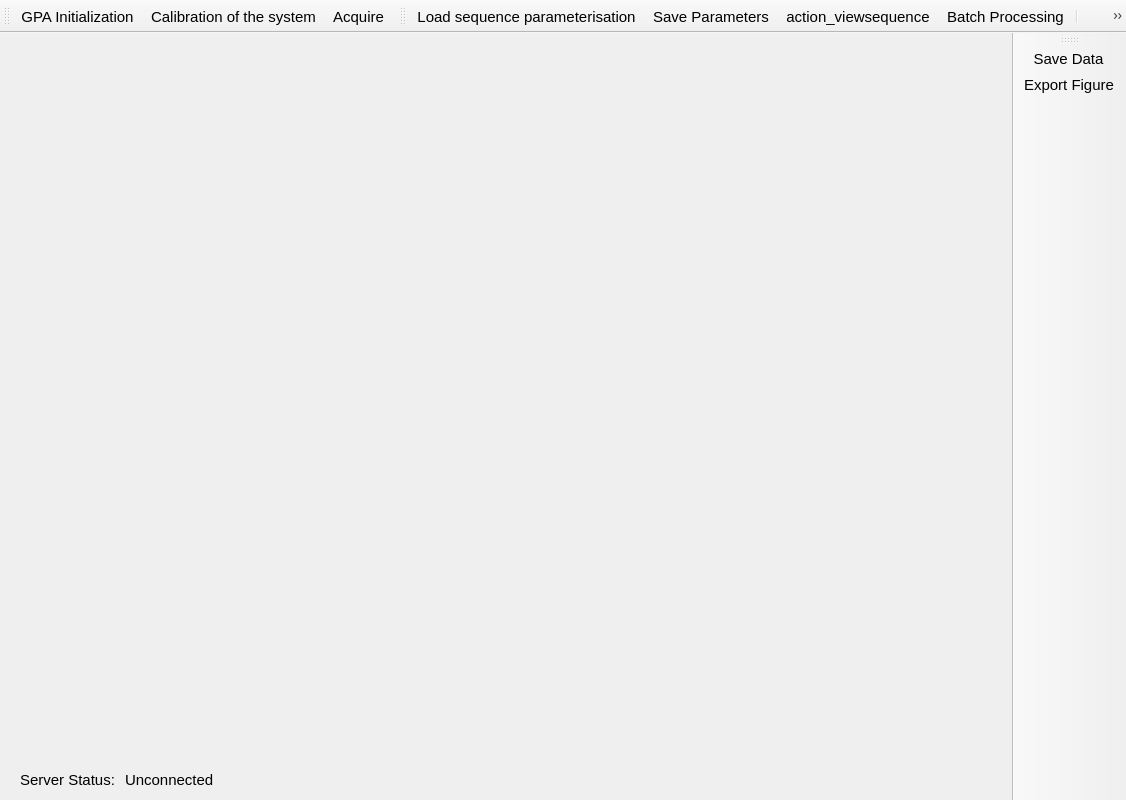
<?xml version="1.0" encoding="UTF-8"?>
<ui version="4.0">
 <class>MainWindow</class>
 <widget class="QMainWindow" name="MainWindow">
  <property name="geometry">
   <rect>
    <x>0</x>
    <y>0</y>
    <width>1126</width>
    <height>800</height>
   </rect>
  </property>
  <property name="font">
   <font>
    <pointsize>11</pointsize>
   </font>
  </property>
  <property name="windowTitle">
   <string>GUI for Open-Source MRI</string>
  </property>
  <widget class="QWidget" name="centralwidget">
   <layout class="QVBoxLayout" name="verticalLayout_4">
    <property name="spacing">
     <number>0</number>
    </property>
    <property name="leftMargin">
     <number>0</number>
    </property>
    <property name="topMargin">
     <number>0</number>
    </property>
    <property name="rightMargin">
     <number>0</number>
    </property>
    <property name="bottomMargin">
     <number>0</number>
    </property>
    <item>
     <widget class="QWidget" name="content" native="true">
      <property name="sizePolicy">
       <sizepolicy hsizetype="Expanding" vsizetype="Expanding">
        <horstretch>0</horstretch>
        <verstretch>0</verstretch>
       </sizepolicy>
      </property>
      <layout class="QHBoxLayout" name="horizontalLayout">
       <property name="spacing">
        <number>5</number>
       </property>
       <property name="leftMargin">
        <number>10</number>
       </property>
       <property name="topMargin">
        <number>10</number>
       </property>
       <property name="rightMargin">
        <number>10</number>
       </property>
       <property name="bottomMargin">
        <number>0</number>
       </property>
       <item>
        <widget class="QWidget" name="verticalWidget" native="true">
         <property name="sizePolicy">
          <sizepolicy hsizetype="Fixed" vsizetype="Preferred">
           <horstretch>0</horstretch>
           <verstretch>0</verstretch>
          </sizepolicy>
         </property>
         <property name="minimumSize">
          <size>
           <width>300</width>
           <height>0</height>
          </size>
         </property>
         <layout class="QVBoxLayout" name="verticalLayout">
          <property name="spacing">
           <number>5</number>
          </property>
          <property name="leftMargin">
           <number>0</number>
          </property>
          <property name="topMargin">
           <number>0</number>
          </property>
          <property name="rightMargin">
           <number>0</number>
          </property>
          <property name="bottomMargin">
           <number>0</number>
          </property>
          <item>
           <widget class="QWidget" name="sequenceList" native="true">
            <property name="sizePolicy">
             <sizepolicy hsizetype="Preferred" vsizetype="Minimum">
              <horstretch>0</horstretch>
              <verstretch>0</verstretch>
             </sizepolicy>
            </property>
            <layout class="QVBoxLayout" name="layout_operations">
             <property name="spacing">
              <number>0</number>
             </property>
             <property name="sizeConstraint">
              <enum>QLayout::SetNoConstraint</enum>
             </property>
             <property name="leftMargin">
              <number>0</number>
             </property>
             <property name="topMargin">
              <number>0</number>
             </property>
             <property name="rightMargin">
              <number>0</number>
             </property>
             <property name="bottomMargin">
              <number>0</number>
             </property>
            </layout>
           </widget>
          </item>
          <item>
           <widget class="QWidget" name="parameters" native="true">
            <property name="sizePolicy">
             <sizepolicy hsizetype="Preferred" vsizetype="Minimum">
              <horstretch>0</horstretch>
              <verstretch>0</verstretch>
             </sizepolicy>
            </property>
            <layout class="QVBoxLayout" name="layout_parameters">
             <property name="spacing">
              <number>10</number>
             </property>
             <property name="sizeConstraint">
              <enum>QLayout::SetNoConstraint</enum>
             </property>
             <property name="leftMargin">
              <number>10</number>
             </property>
             <property name="topMargin">
              <number>10</number>
             </property>
             <property name="rightMargin">
              <number>10</number>
             </property>
             <property name="bottomMargin">
              <number>10</number>
             </property>
            </layout>
           </widget>
          </item>
          <item>
           <spacer name="verticalSpacer">
            <property name="orientation">
             <enum>Qt::Vertical</enum>
            </property>
            <property name="sizeHint" stdset="0">
             <size>
              <width>20</width>
              <height>40</height>
             </size>
            </property>
           </spacer>
          </item>
         </layout>
        </widget>
       </item>
       <item>
        <widget class="QWidget" name="verticalWidget_2" native="true">
         <layout class="QVBoxLayout" name="verticalLayout_3">
          <property name="spacing">
           <number>5</number>
          </property>
          <property name="leftMargin">
           <number>0</number>
          </property>
          <property name="topMargin">
           <number>0</number>
          </property>
          <property name="rightMargin">
           <number>0</number>
          </property>
          <property name="bottomMargin">
           <number>0</number>
          </property>
          <item>
           <widget class="QWidget" name="plotview" native="true">
            <property name="sizePolicy">
             <sizepolicy hsizetype="Preferred" vsizetype="Preferred">
              <horstretch>0</horstretch>
              <verstretch>0</verstretch>
             </sizepolicy>
            </property>
            <property name="minimumSize">
             <size>
              <width>0</width>
              <height>400</height>
             </size>
            </property>
            <layout class="QVBoxLayout" name="plotview_layout">
             <property name="spacing">
              <number>0</number>
             </property>
             <property name="leftMargin">
              <number>0</number>
             </property>
             <property name="topMargin">
              <number>0</number>
             </property>
             <property name="rightMargin">
              <number>0</number>
             </property>
             <property name="bottomMargin">
              <number>0</number>
             </property>
            </layout>
           </widget>
          </item>
          <item>
           <widget class="QWidget" name="console" native="true">
            <property name="sizePolicy">
             <sizepolicy hsizetype="Minimum" vsizetype="Preferred">
              <horstretch>0</horstretch>
              <verstretch>0</verstretch>
             </sizepolicy>
            </property>
            <property name="minimumSize">
             <size>
              <width>0</width>
              <height>100</height>
             </size>
            </property>
            <property name="maximumSize">
             <size>
              <width>16777215</width>
              <height>200</height>
             </size>
            </property>
            <property name="autoFillBackground">
             <bool>true</bool>
            </property>
            <layout class="QGridLayout" name="layout_output" rowstretch="0">
             <property name="leftMargin">
              <number>10</number>
             </property>
             <property name="topMargin">
              <number>10</number>
             </property>
             <property name="rightMargin">
              <number>10</number>
             </property>
             <property name="bottomMargin">
              <number>10</number>
             </property>
             <property name="horizontalSpacing">
              <number>40</number>
             </property>
             <property name="verticalSpacing">
              <number>16</number>
             </property>
            </layout>
           </widget>
          </item>
         </layout>
        </widget>
       </item>
      </layout>
     </widget>
    </item>
    <item>
     <widget class="QWidget" name="statusbar" native="true">
      <property name="sizePolicy">
       <sizepolicy hsizetype="Preferred" vsizetype="Minimum">
        <horstretch>0</horstretch>
        <verstretch>0</verstretch>
       </sizepolicy>
      </property>
      <layout class="QHBoxLayout" name="horizontalLayout_3">
       <property name="spacing">
        <number>10</number>
       </property>
       <property name="leftMargin">
        <number>20</number>
       </property>
       <property name="topMargin">
        <number>0</number>
       </property>
       <property name="rightMargin">
        <number>0</number>
       </property>
       <property name="bottomMargin">
        <number>10</number>
       </property>
       <item>
        <widget class="QLabel" name="label">
         <property name="sizePolicy">
          <sizepolicy hsizetype="Minimum" vsizetype="Preferred">
           <horstretch>0</horstretch>
           <verstretch>0</verstretch>
          </sizepolicy>
         </property>
         <property name="text">
          <string>Server Status:</string>
         </property>
        </widget>
       </item>
       <item>
        <widget class="QLabel" name="status_connection">
         <property name="text">
          <string>Unconnected</string>
         </property>
        </widget>
       </item>
       <item>
        <spacer name="horizontalSpacer">
         <property name="orientation">
          <enum>Qt::Horizontal</enum>
         </property>
         <property name="sizeHint" stdset="0">
          <size>
           <width>40</width>
           <height>20</height>
          </size>
         </property>
        </spacer>
       </item>
      </layout>
     </widget>
    </item>
   </layout>
  </widget>
  <widget class="QMenuBar" name="menubar">
   <property name="geometry">
    <rect>
     <x>0</x>
     <y>0</y>
     <width>1126</width>
     <height>27</height>
    </rect>
   </property>
  </widget>
  <widget class="QToolBar" name="ComunicationToolbar">
   <property name="windowTitle">
    <string>toolBar</string>
   </property>
   <attribute name="toolBarArea">
    <enum>TopToolBarArea</enum>
   </attribute>
   <attribute name="toolBarBreak">
    <bool>false</bool>
   </attribute>
   <addaction name="action_gpaInit"/>
   <addaction name="action_calibration"/>
   <addaction name="action_acquire"/>
  </widget>
  <widget class="QToolBar" name="AcquisitionControlToolbar">
   <property name="windowTitle">
    <string>toolBar_3</string>
   </property>
   <attribute name="toolBarArea">
    <enum>TopToolBarArea</enum>
   </attribute>
   <attribute name="toolBarBreak">
    <bool>false</bool>
   </attribute>
   <addaction name="action_loadparams"/>
   <addaction name="action_saveparams"/>
   <addaction name="action_viewsequence"/>
   <addaction name="action_batch"/>
   <addaction name="separator"/>
   <addaction name="action_changeappearance"/>
   <addaction name="action_close"/>
  </widget>
  <widget class="QToolBar" name="toolBar">
   <property name="windowTitle">
    <string>toolBar</string>
   </property>
   <attribute name="toolBarArea">
    <enum>RightToolBarArea</enum>
   </attribute>
   <attribute name="toolBarBreak">
    <bool>false</bool>
   </attribute>
   <addaction name="action_savedata"/>
   <addaction name="action_exportfigure"/>
  </widget>
  <action name="action_close">
   <property name="checkable">
    <bool>false</bool>
   </property>
   <property name="icon">
    <iconset>
     <normaloff>../resources/icons/delete-outline.svg</normaloff>../resources/icons/delete-outline.svg</iconset>
   </property>
   <property name="text">
    <string>Close</string>
   </property>
   <property name="toolTip">
    <string>Close PhisioMRI_GUI</string>
   </property>
   <property name="font">
    <font/>
   </property>
  </action>
  <action name="action_connect">
   <property name="checkable">
    <bool>false</bool>
   </property>
   <property name="icon">
    <iconset>
     <normaloff>../../../../.designer/resources/icons/power.svg</normaloff>../../../../.designer/resources/icons/power.svg</iconset>
   </property>
   <property name="text">
    <string>Connect</string>
   </property>
   <property name="toolTip">
    <string>Connect to server</string>
   </property>
   <property name="font">
    <font/>
   </property>
  </action>
  <action name="action_acquire">
   <property name="icon">
    <iconset>
     <normaloff>../resources/icons/media-play.svg</normaloff>../resources/icons/media-play.svg</iconset>
   </property>
   <property name="text">
    <string>Acquire</string>
   </property>
   <property name="toolTip">
    <string>Start Acquisition</string>
   </property>
  </action>
  <action name="action_changeappearance">
   <property name="icon">
    <iconset>
     <normaloff>../resources/icons/brush.svg</normaloff>../resources/icons/brush.svg</iconset>
   </property>
   <property name="text">
    <string>Appearance</string>
   </property>
   <property name="toolTip">
    <string>Change Window Appearance</string>
   </property>
  </action>
  <action name="action_loadparams">
   <property name="icon">
    <iconset>
     <normaloff>../resources/icons/waves.svg</normaloff>../resources/icons/waves.svg</iconset>
   </property>
   <property name="text">
    <string>Load sequence parameterisation</string>
   </property>
   <property name="toolTip">
    <string>Load parameters of a sequence from files </string>
   </property>
  </action>
  <action name="action_saveparams">
   <property name="icon">
    <iconset>
     <normaloff>../resources/icons/arrow-minimise.svg</normaloff>../resources/icons/arrow-minimise.svg</iconset>
   </property>
   <property name="text">
    <string>Save Parameters</string>
   </property>
   <property name="toolTip">
    <string>Save the parameters of a sequence in a file</string>
   </property>
  </action>
  <action name="action_savedata">
   <property name="icon">
    <iconset>
     <normaloff>../resources/icons/clipboard.svg</normaloff>../resources/icons/clipboard.svg</iconset>
   </property>
   <property name="text">
    <string>Save Data</string>
   </property>
   <property name="toolTip">
    <string>Save Acquired Data</string>
   </property>
  </action>
  <action name="action_exportfigure">
   <property name="icon">
    <iconset>
     <normaloff>../resources/icons/chart-line.svg</normaloff>../resources/icons/chart-line.svg</iconset>
   </property>
   <property name="text">
    <string>Export Figure</string>
   </property>
   <property name="toolTip">
    <string>Export the Figure of the Acquired Signal</string>
   </property>
  </action>
  <action name="action_viewsequence">
   <property name="icon">
    <iconset>
     <normaloff>../resources/icons/chart-bar-outline.svg</normaloff>../resources/icons/chart-bar-outline.svg</iconset>
   </property>
   <property name="text">
    <string>action_viewsequence</string>
   </property>
   <property name="toolTip">
    <string>View the defined sequence</string>
   </property>
  </action>
  <action name="action_calibration">
   <property name="icon">
    <iconset>
     <normaloff>../resources/icons/compass.svg</normaloff>../resources/icons/compass.svg</iconset>
   </property>
   <property name="text">
    <string>Calibration of the system</string>
   </property>
  </action>
  <action name="action_gpaInit">
   <property name="icon">
    <iconset>
     <normaloff>../resources/icons/key.svg</normaloff>../resources/icons/key.svg</iconset>
   </property>
   <property name="text">
    <string>GPA Initialization</string>
   </property>
   <property name="toolTip">
    <string>Initialization of the GPA</string>
   </property>
  </action>
  <action name="action_batch">
   <property name="icon">
    <iconset>
     <normaloff>../resources/icons/arrow-loop-outline.svg</normaloff>../resources/icons/arrow-loop-outline.svg</iconset>
   </property>
   <property name="text">
    <string>Batch Processing</string>
   </property>
   <property name="toolTip">
    <string>Batch Processing</string>
   </property>
  </action>
 </widget>
 <resources/>
 <connections/>
</ui>
